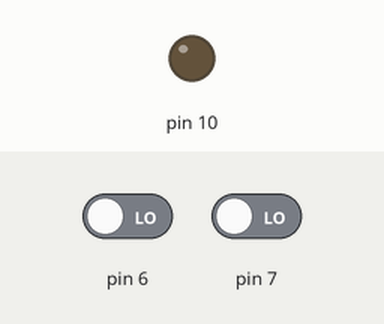
This sketch was run on a simulated Arduino Uno, built with avr-gcc and run on an emulated ATmega328P. Parts: output pins drawn as LEDs (lit = HIGH). The inputs (shaded band) are chosen by the test bench; at power-on: pin 7 LOW, pin 6 LOW.

Above: at 1.2 s.
1.3 s: pin 7 driven HIGH
At 2.5 s:
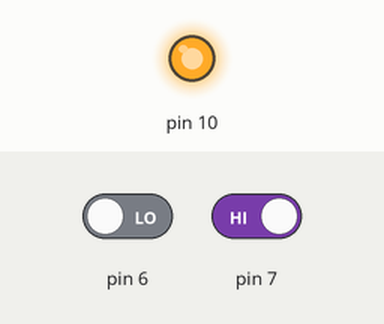
2.8 s: pin 6 driven HIGH
At 4.0 s:
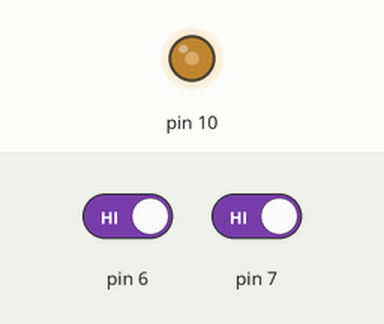
4.3 s: pin 6 driven LOW
At 4.8 s:
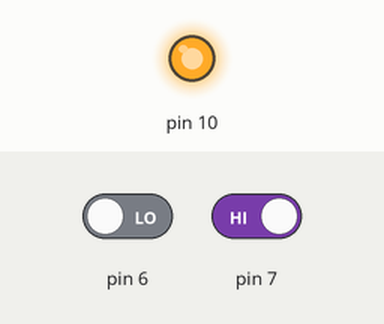
Timing chart, 0 to 7.3 s (numbered marks = the images above; inputs shaded):
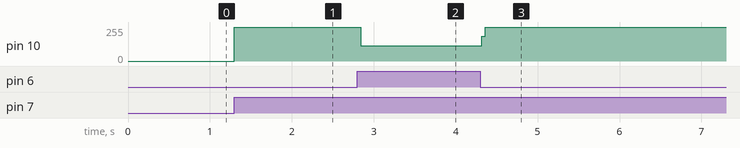

Measured:
- after the input at 1.3 s, pin 10: 0/255 → 255/255 at once
- after the input at 2.8 s, pin 10: 255/255 → 113/255 at once
- after the input at 4.3 s, pin 10: 113/255 → 255/255 at once

The sketch:

Bot_o_LED.ino
```cpp
/*E4T1
<circuito botão e LED.>
Elaborada por: <Miguel Escorsin F.S>
Data: <12/03/21>
*/

void setup()
{
  pinMode(7, INPUT);
  pinMode(6, INPUT);
  pinMode(10, OUTPUT);
}

void loop()
{
  if (digitalRead(7)){
    digitalWrite(10, HIGH);
  }
  if (digitalRead(6)){
  digitalWrite(10, LOW);
}
}
```
